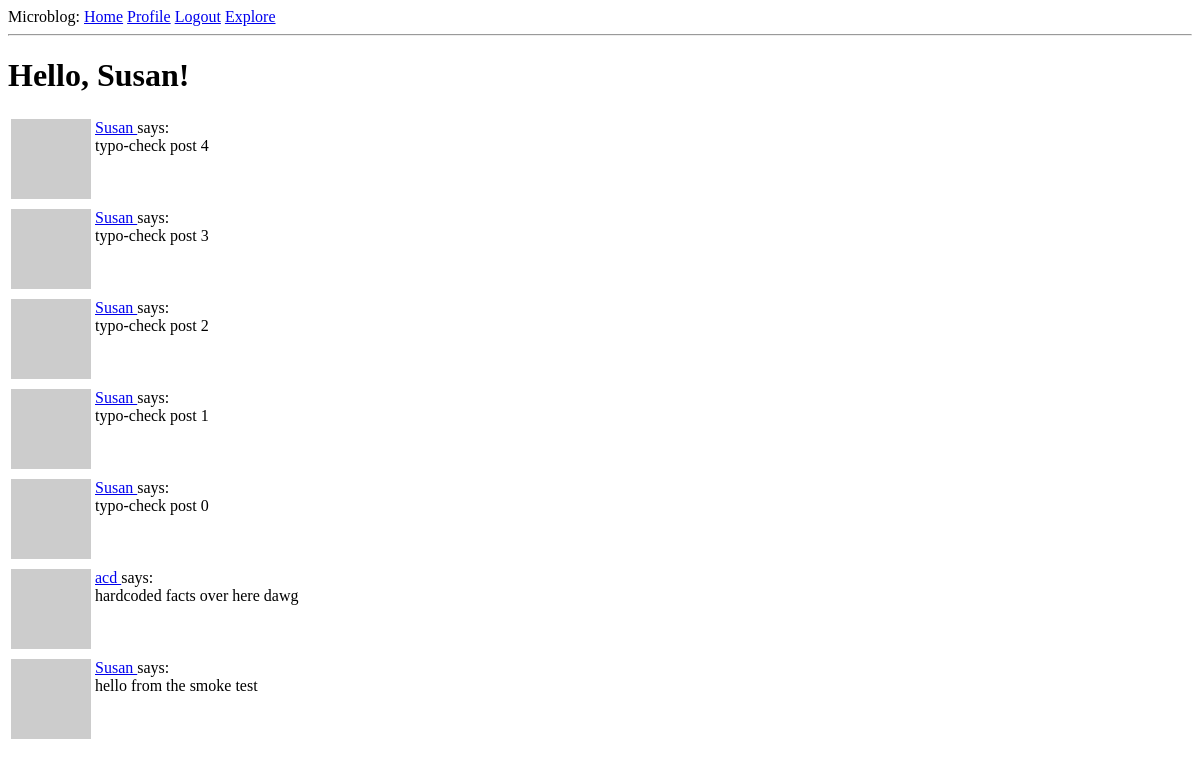
The page /explore (signed in) on the database as committed earlier.
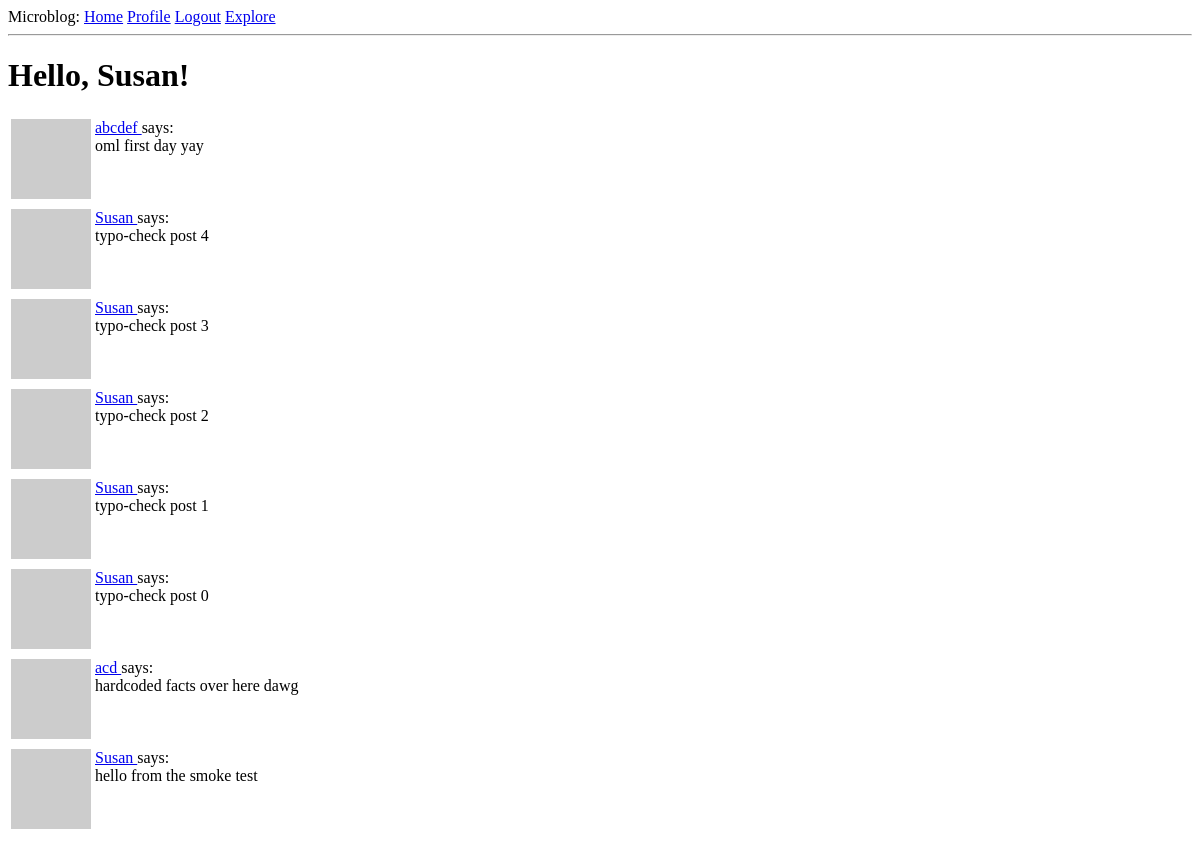
The same page on the database as committed later.
### app/models.py (models this page shows, shortened)
class Post(db.Model):
    id: so.Mapped[int] = so.mapped_column(primary_key=True)
    body: so.Mapped[str] = so.mapped_column(sa.String(140))
    timestamp: so.Mapped[datetime] = so.mapped_column(index=True, default=lambda:datetime.now(timezone.utc))
    user_id: so.Mapped[int] = so.mapped_column(sa.ForeignKey(User.id), index=True)
    author: so.Mapped[User] = so.relationship(back_populates='posts')

class User(UserMixin,db.Model):
    id: so.Mapped[int] = so.mapped_column(primary_key=True)
    username: so.Mapped[str] = so.mapped_column (sa.String(64), index=True,
    unique = True)
    email: so.Mapped[str] = so.mapped_column (sa.String(120), index=True,
    unique = True)
    password_hash: so.Mapped[Optional[str]] = so.mapped_column (sa.String(250))
    posts: so.WriteOnlyMapped['Post'] = so.relationship(back_populates='author')
    def avatar(self, size):
        digest = md5(self.email.lower().encode('utf-8')).hexdigest()
        return f'http://www.gravatar.com/avatar/{digest}?d=identicon&s={size}'
    about_me: so.Mapped[Optional[str]] = so.mapped_column(sa.String(140))
    last_seen: so.Mapped[Optional[datetime]] = so.mapped_column(default=lambda: datetime.now(timezone.utc))
    following: so.WriteOnlyMapped['User'] = so.relationship(
        secondary=followers, primaryjoin=(followers.c.follower_id == id),
        secondaryjoin=(followers.c.followed_id == id),
        back_populates='followers')
    followers: so.WriteOnlyMapped['User'] = so.relationship(
        secondary=followers, primaryjoin=(followers.c.followed_id == id),
        secondaryjoin=(followers.c.follower_id == id),
        back_populates='following')

### app/routes.py (the view)
@app.route('/explore')
@login_required
def explore():
    page = request.args.get('page', 1, type=int)
    query = sa.select(Post).order_by(Post.timestamp.desc())
    posts = db.paginate(query, page=page, per_page=app.config['POSTS_PER_PAGE'], error_out=False)
    next_url = url_for('explore', page=posts.next_num) \
        if posts.has_next else None
    prev_url = url_for('explore', page=posts.prev_num) \
        if posts.has_prev else None
    return render_template('index.html', title='Explore', user=current_user, posts=posts.items, next_url=next_url, prev_url=prev_url)

### app/models.py (called while the page is built)
@login.user_loader
def load_user(id):
    return db.session.get(User, int(id))

### app/routes.py (called while the page is built)
@app.before_request
def before_request():
    if current_user.is_authenticated:
        current_user.last_seen = datetime.now(timezone.utc)
        db.session.commit()

### app/templates/index.html (shortened to what this page needs)
{% extends "base.html" %}
{% block content %}
    <h1>Hello, {{ user.username }}!</h1>
    {% for post in posts %}
        {% include '_post.html' %}
    {% endfor %}
{% endblock %}

### app/templates/_post.html
<table>
    <tr valign="top">
        <td> <img src="{{ post.author.avatar(36) }}"></td>
        <td>
            <a href="{{ url_for('user', username=post.author.username) }}">
               {{ post.author.username }}
            </a>
            says:<br>{{ post.body }}
        </td>
    </tr>
</table>

Rows that differ between the two databases and show on the page:
added Post: author.username "abcdef", body "oml first day yay"
